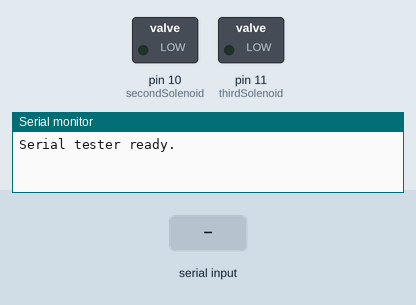
A sketch run on a simulated Arduino Uno, built with avr-gcc and run on an emulated ATmega328P. Parts: switched loads named in the sketch (green lamp = pin HIGH), the last lines printed to the serial monitor. The test bench sets the inputs (shaded band).

Above: at 1.2 s.
1.3 s: "4" received over Serial
At 2.2 s:
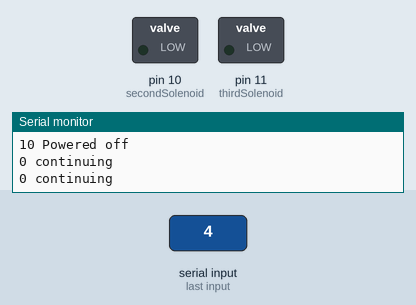
2.8 s: "7" received over Serial
At 3.4 s:
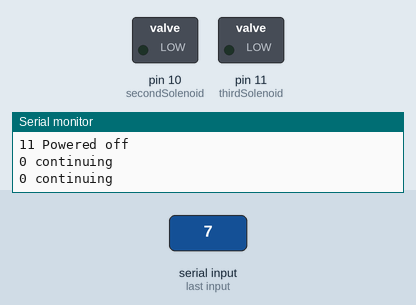
Timing chart, 0 to 5.8 s (numbered marks = the images above; inputs shaded):
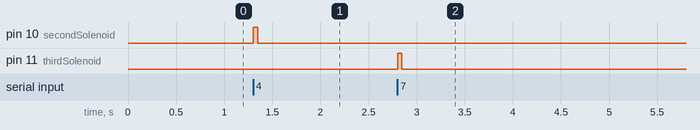

The sketch:

xylo_solenoid.ino
```cpp
int firstSolenoid = 9;
int secondSolenoid = 10;
int thirdSolenoid = 11;
int currentSolenoid = 9;

void setup() {
  pinMode(firstSolenoid, OUTPUT);
  pinMode(secondSolenoid, OUTPUT);
  pinMode(thirdSolenoid, OUTPUT);
  Serial.setTimeout(5);
  Serial.begin(9600);
  while (! Serial);
  Serial.println("Serial tester ready.");
}

void loop() {
  // serial activities happening in the serialEvent, so nothing to do here
}

void serialEvent() {
  int totalNotes = 3;
  int pin = 0;
  int poweredPins[totalNotes] = {}; // sizing array to total pins (max possible notes played simulataneously)
  while (Serial.available()) {
    // get the new byte:
    char ch = Serial.read();
    if (ch == '0') {
      currentSolenoid = firstSolenoid;
    } else if (ch == '4') {
      currentSolenoid = secondSolenoid;
    } else if (ch == '7') {
      currentSolenoid = thirdSolenoid;
    } else {
      continue;
    }
    // power on MOSFET
    poweredPins[pin] = currentSolenoid;
    Serial.print("POWERing ");
    Serial.println(poweredPins[pin]);
    digitalWrite(currentSolenoid, HIGH);
    pin++;
  }
  // leave the MOSFET/solenoid powered
  delay(45);
  // power off all "on" MOSFETS after all notes have been played
  for (int pin = 0; pin < totalNotes; pin++) {
    if (poweredPins[pin] == 0) {
      Serial.print(poweredPins[pin]);
      Serial.println(" continuing");
      continue;
    }
    digitalWrite(poweredPins[pin], LOW);
    Serial.print(poweredPins[pin]);
    Serial.println(" Powered off");
  }
}
```

Measured:
- after the input at 1.3 s, pin 10 (secondSolenoid): LOW → HIGH at once, → LOW 0.05 s later
- after the input at 2.8 s, pin 11 (thirdSolenoid): LOW → HIGH at once, → LOW 0.05 s later
